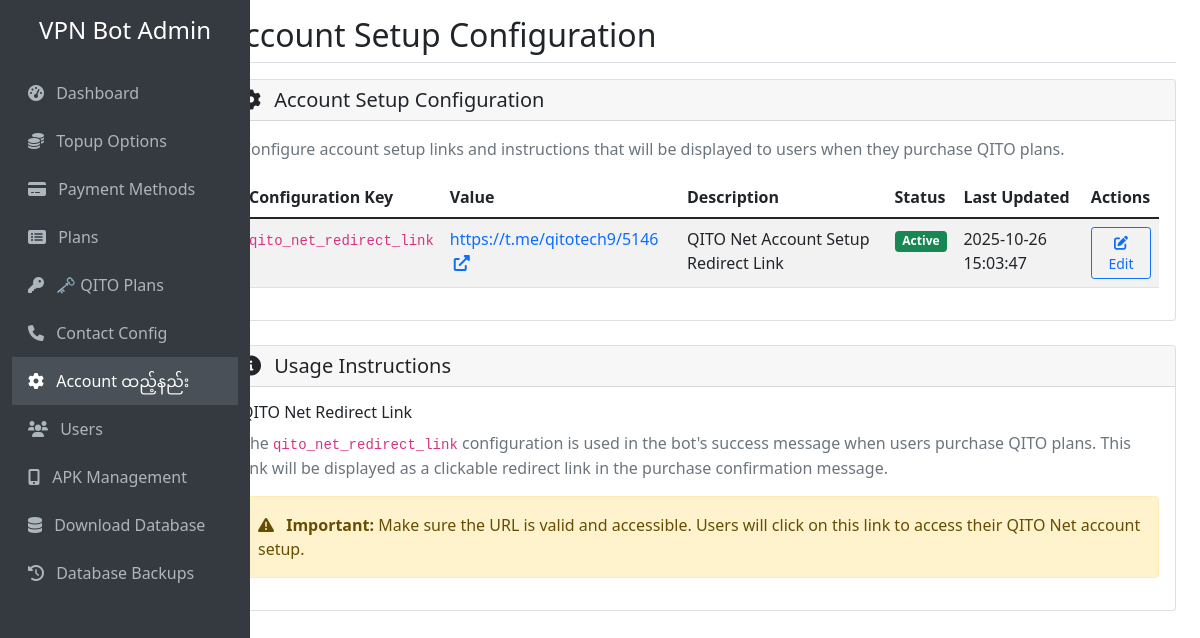
The app's page /account-setup, older data.
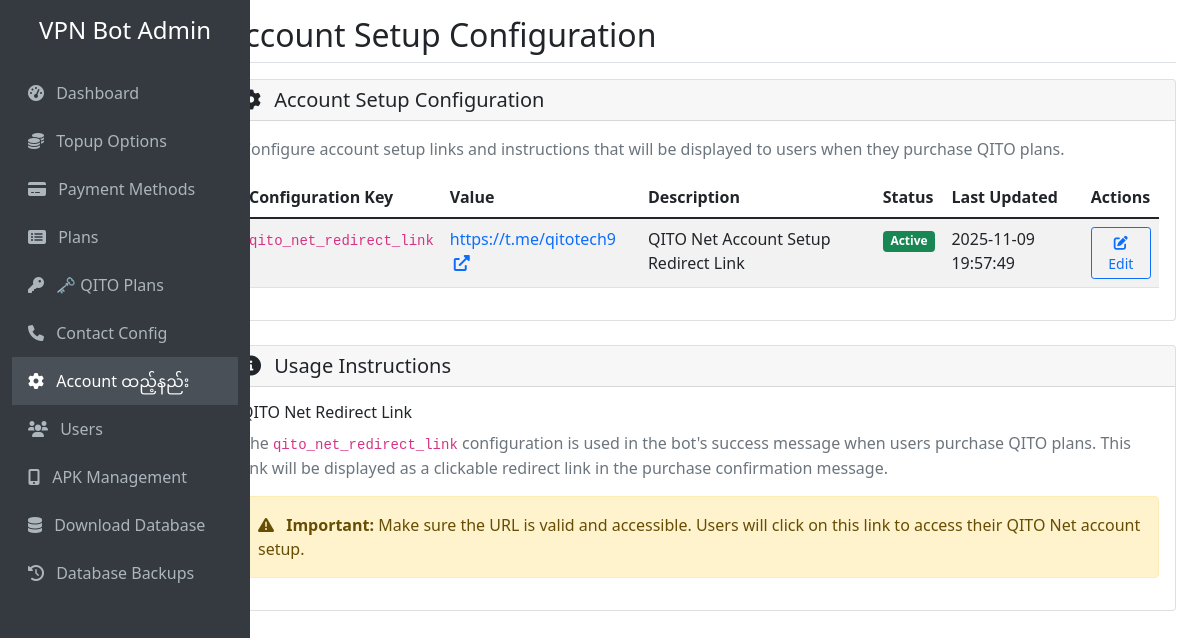
The same page, newer data.
### tables this page shows
CREATE TABLE account_setup_config (
            id INTEGER PRIMARY KEY AUTOINCREMENT,
            config_key TEXT UNIQUE NOT NULL,
            config_value TEXT NOT NULL,
            description TEXT,
            is_active BOOLEAN DEFAULT 1,
            created_at TIMESTAMP DEFAULT CURRENT_TIMESTAMP,
            updated_at TIMESTAMP DEFAULT CURRENT_TIMESTAMP
        );

### web_admin.py (the view)
@app.route('/account-setup')
def account_setup():
    configs = get_all_account_setup_configs()
    return render_template('account_setup.html', configs=configs)

### database.py (called while the page is built)
def get_all_account_setup_configs():
    conn = sqlite3.connect(DB_FILE)
    cursor = conn.cursor()
    cursor.execute('''
        SELECT * FROM account_setup_config
        ORDER BY created_at DESC
    ''')
    configs = cursor.fetchall()
    conn.close()
    return configs

### templates/account_setup.html (shortened to what the changed rows need)
{% extends "base.html" %}
{% block page_title %}Account Setup Configuration{% endblock %}
{% block content %}
<div class="row">
    <div class="col-12">
        <div class="card">
            <div class="card-body">
                {% if configs %}
                <div class="table-responsive">
                    <table class="table table-striped">
                        <thead>
                            <tr>
                                <th>Configuration Key</th>
                                <th>Value</th>
                                <th>Description</th>
                                <th>Status</th>
                                <th>Last Updated</th>
                                <th>Actions</th>
                            </tr>
                        </thead>
                        <tbody>
                            {% for config in configs %}
                            <tr>
                                <td>
                                    <code>{{ config[1] }}</code>
                                </td>
                                <td>
                                    {% if config[1] == 'qito_net_redirect_link' %}
                                        <a href="{{ config[2] }}" target="_blank" class="text-decoration-none">
                                            {{ config[2] }}
                                            <i class="fas fa-external-link-alt ms-1"></i>
                                        </a>
                                    {% else %}
                                        {{ config[2] }}
                                    {% endif %}
                                </td>
                                <td>{{ config[3] or 'No description' }}</td>
                                <td>
                                    {% if config[4] %}
                                        <span class="badge bg-success">Active</span>
                                    {% else %}
                                        <span class="badge bg-secondary">Inactive</span>
                                    {% endif %}
                                </td>
                                <td>{{ config[6][:19] if config[6] else 'Never' }}</td>
                                <td>
                                    <button class="btn btn-sm btn-outline-primary"
                                            onclick="editConfig('{{ config[1] }}', '{{ config[2] }}', '{{ config[3] or '' }}')">
                                        <i class="fas fa-edit"></i> Edit
                                    </button>
                                </td>
                            </tr>
                            {% endfor %}
                        </tbody>
                    </table>
                </div>
                {% else %}
                <div class="alert alert-info">
                    <i class="fas fa-info-circle me-2"></i>
                    No account setup configurations found. The system will use default values.
                </div>
                {% endif %}
            </div>
        </div>
    </div>
</div>
{% endblock %}

Row changes from the older to the newer data that the page shows:
changed account_setup_config "QITO Net Account Setup Redirect Link": config_value "https://t.me/qitotech9/5146" → "https://t.me/qitotech9"; updated_at "2025-10-26 15:03:47" → "2025-11-09 19:57:49"
